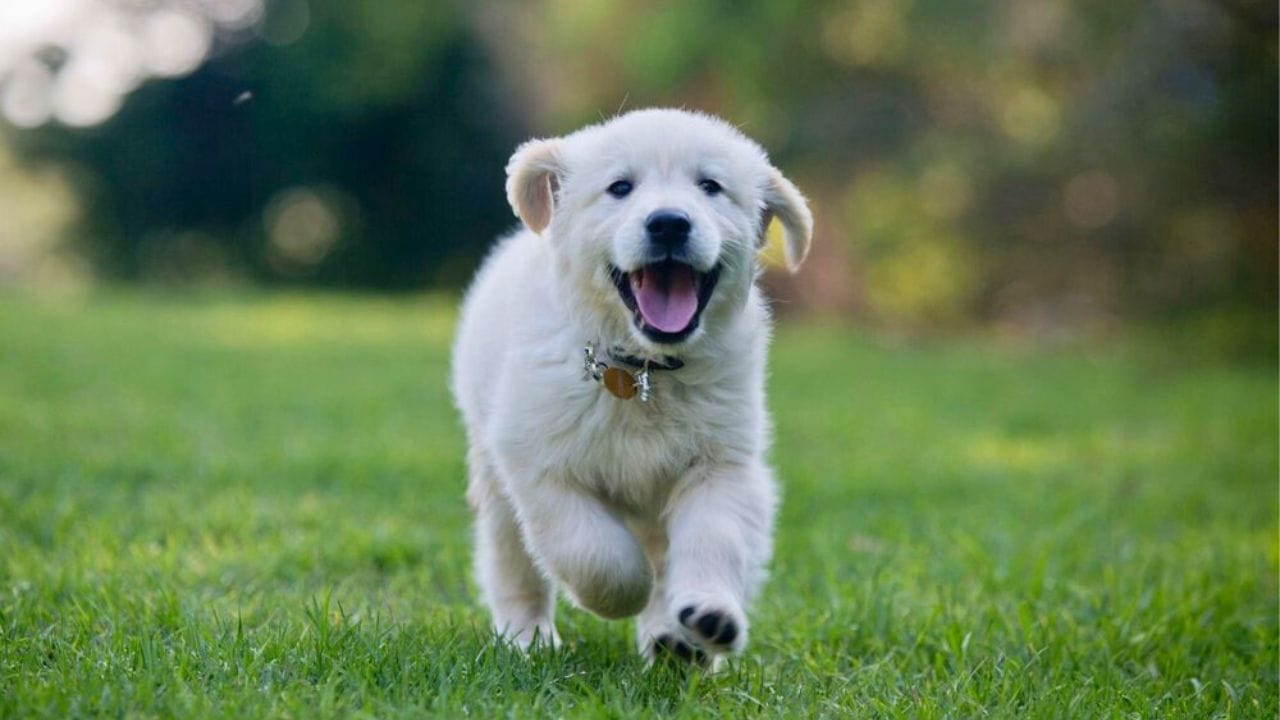
#> input picture Images/happy_puppy.jpg, 1280 x 720 px, found by its file name
$ python box_plotting_in_images.py
#> lines starting #> are read from the running program, lines starting #| are printed output that depends on the picture
# We load an image and draw a yellow box somewhere in it
from matplotlib import pyplot as plt
from PIL import Image, ImageDraw

image_filename = '/home/okaliagd/PycharmProjects/Azure_Adventure/Images/happy_puppy.jpg'
image = Image.open(image_filename)
#> image is the input picture: PIL image 1280x720 RGB; mean R, G, B 101.8, 124.5, 84.6

fig = plt.figure(figsize=(image.width/100, image.height/100))
plt.axis('off')

draw = ImageDraw.Draw(image)
color = 'cyan'

x, y = (100, 100)
width, height = (300, 300)
bounding_box = ((x,y),(x+width,y+height))

draw.rectangle(bounding_box, outline=color, width=5)

plt.annotate('box drawn in puppy image', (x, y), backgroundcolor=color)

plt.imshow(image)
plt.tight_layout(pad=0)
plt.show()
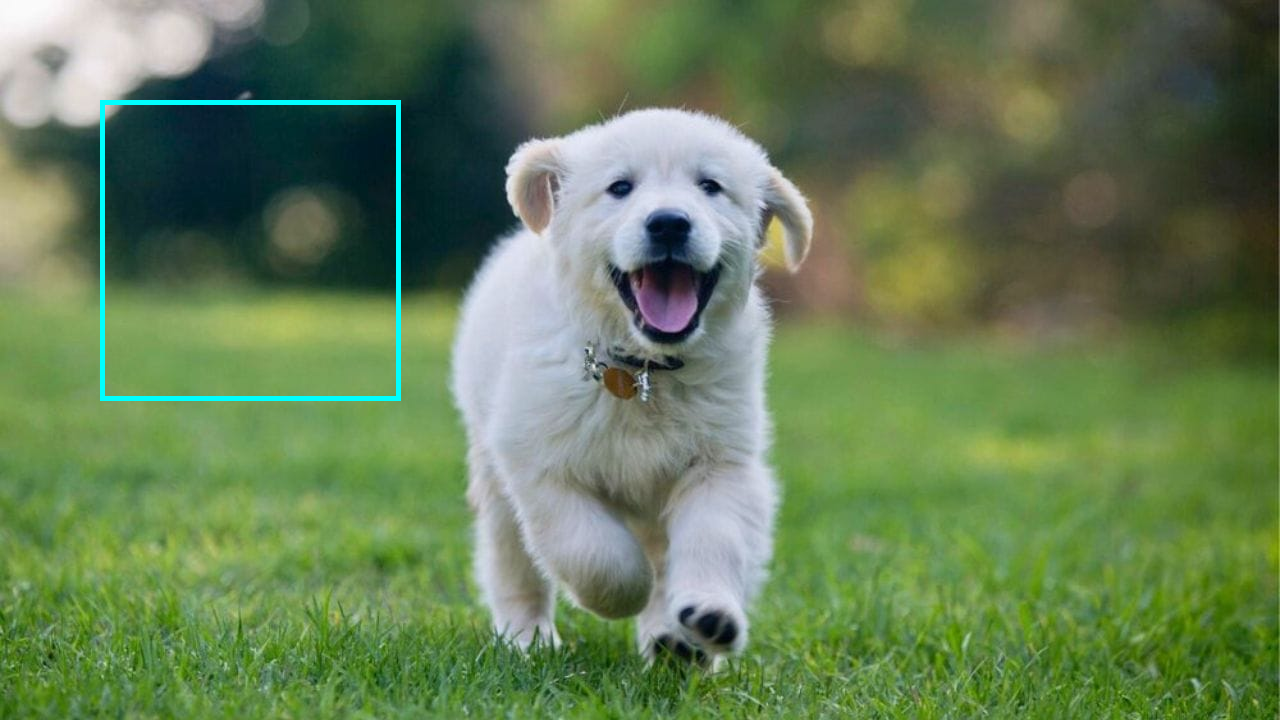
#> shown: shape (720, 1280, 3); mean R, G, B 101.4, 125.5, 85.8

output_file = '/home/okaliagd/PycharmProjects/Azure_Adventure/Outputs/box_in_happy_puppy.jpg'
fig.savefig(output_file)
print('results saved in '+ output_file)

$ run again, with Images/boys_playing_ball.jpg copied over Images/happy_puppy.jpg
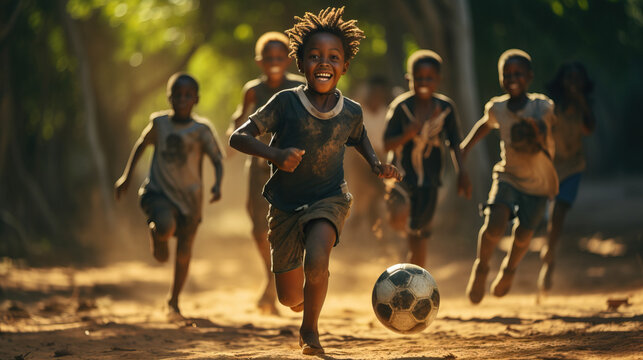
#> input picture Images/boys_playing_ball.jpg, 643 x 360 px, found by its file name
#> image is the input picture: PIL image 643x360 RGB; mean R, G, B 95.6, 77.9, 46.7
#> `plt.show()`:
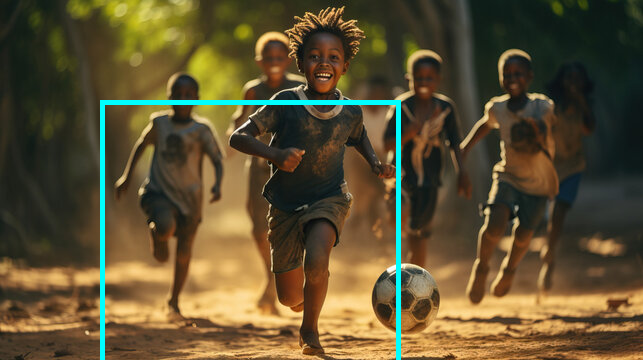
#> shown: shape (360, 643, 3); mean R, G, B 93.7, 80.9, 50.3

$ run again, with Images/young_people_drinking.jpg copied over Images/happy_puppy.jpg
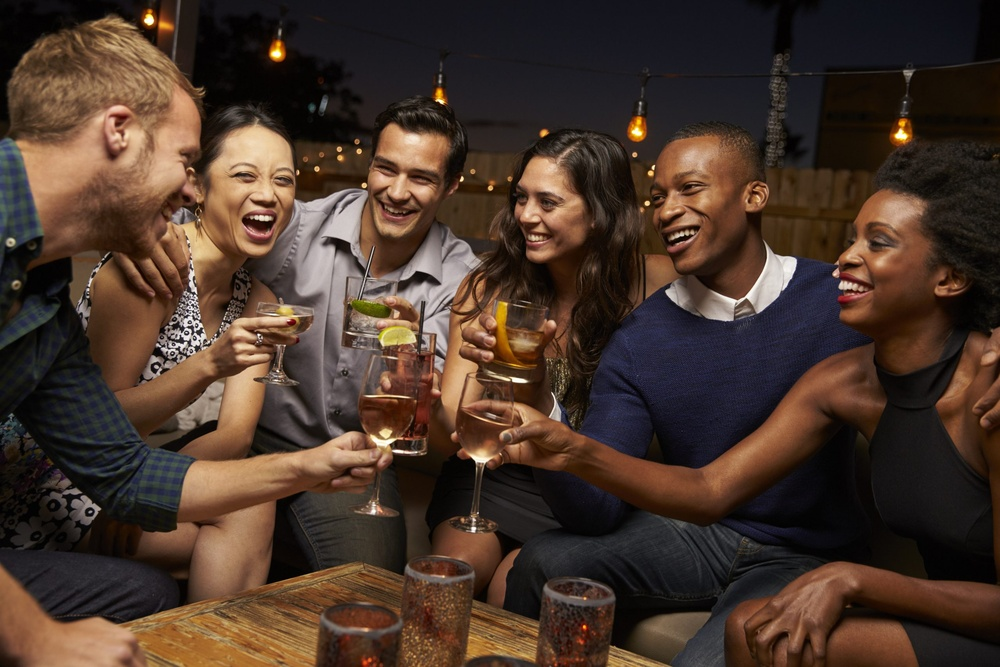
#> input picture Images/young_people_drinking.jpg, 1000 x 667 px, shrunk from 2560 x 1707 before the run, found by its file name
#> image is the input picture: PIL image 1000x667 RGB; mean R, G, B 72.8, 53.9, 42.8
#> `plt.show()`:
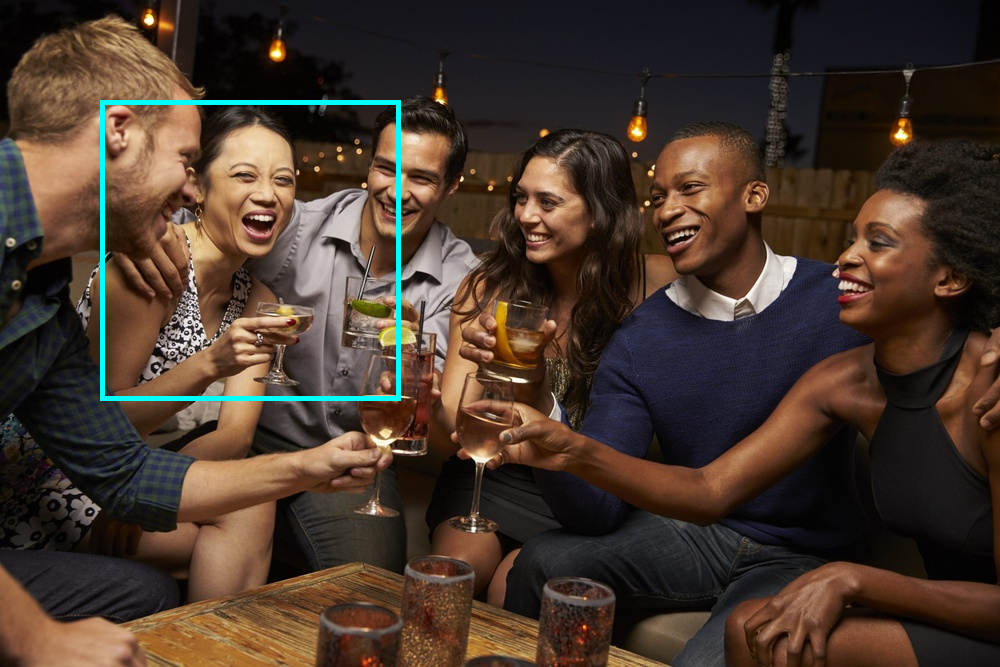
#> shown: shape (667, 1000, 3); mean R, G, B 71.9, 55.5, 44.5
